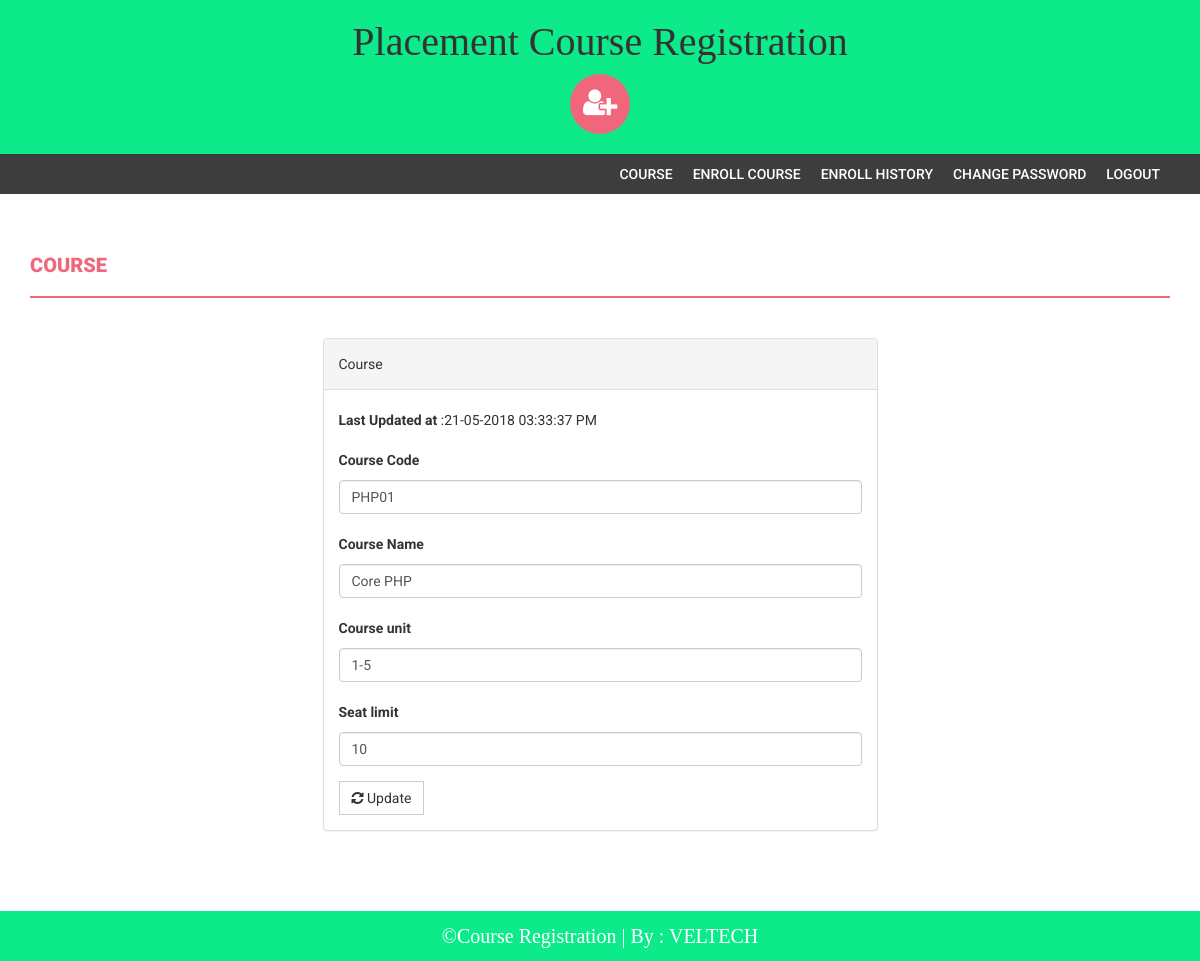
/Training/edit-course.php?id=1 (signed in), run on the app's committed database.
### tables this page shows
CREATE TABLE `course` (
  `id` int(11) NOT NULL,
  `courseCode` varchar(255) DEFAULT NULL,
  `courseName` varchar(255) DEFAULT NULL,
  `courseUnit` varchar(255) DEFAULT NULL,
  `noofSeats` int(11) DEFAULT NULL,
  `creationDate` timestamp NULL DEFAULT CURRENT_TIMESTAMP,
  `updationDate` varchar(255) DEFAULT NULL
);

### Training/edit-course.php (the view, shortened to what this page needs)
<?php
include('includes/config.php');
if(strlen($_SESSION['alogin'])==0)
    {
header('location:index.php');
}
else{
$id=intval($_GET['id']);
?>
<!DOCTYPE html>
<html xmlns="http://www.w3.org/1999/xhtml">
<head>
    <link href="assets/css/bootstrap.css" rel="stylesheet" />
    <link href="assets/css/font-awesome.css" rel="stylesheet" />
    <link href="assets/css/style.css" rel="stylesheet" />
</head>
<body>
<?php include('includes/header.php');?>
<?php if($_SESSION['alogin']!="")
{
 include('includes/menubar.php');
}
 ?>
    <div class="content-wrapper">
        <div class="container">
              <div class="row">
                    <div class="col-md-12">
                        <h1 class="page-head-line">Course  </h1>
                    </div>
                </div>
                <div class="row" >
                  <div class="col-md-3"></div>
                    <div class="col-md-6">
                        <div class="panel panel-default">
                        <div class="panel-heading">
                           Course
                        </div>
                        <div class="panel-body">
                       <form name="dept" method="post">
<?php
$sql=mysqli_query($con,"select * from course where id='$id'");
while($row=mysqli_fetch_array($sql))
{
?>
<p><b>Last Updated at</b> :<?php echo htmlentities($row['updationDate']);?></p>
   <div class="form-group">
    <label for="coursecode">Course Code  </label>
    <input type="text" class="form-control" id="coursecode" name="coursecode" placeholder="Course Code" value="<?php echo htmlentities($row['courseCode']);?>" required />
  </div>
 <div class="form-group">
    <label for="coursename">Course Name  </label>
    <input type="text" class="form-control" id="coursename" name="coursename" placeholder="Course Name" value="<?php echo htmlentities($row['courseName']);?>" required />
  </div>
<div class="form-group">
    <label for="courseunit">Course unit  </label>
    <input type="text" class="form-control" id="courseunit" name="courseunit" placeholder="Course Unit" value="<?php echo htmlentities($row['courseUnit']);?>" required />
  </div>
<div class="form-group">
    <label for="seatlimit">Seat limit  </label>
    <input type="text" class="form-control" id="seatlimit" name="seatlimit" placeholder="Seat limit" value="<?php echo htmlentities($row['noofSeats']);?>" required />
  </div>
<?php } ?>
 <button type="submit" name="submit" class="btn btn-default"><i class=" fa fa-refresh "></i> Update</button>
</form>
                            </div>
                            </div>
                    </div>
                </div>
            </div>
        </div>
  <?php include('includes/footer.php');?>
</body>
</html>
<?php } ?>

### Training/assets/css/style.css (style rules this page uses)
body { font-family: 'Roboto', sans-serif; line-height: 30px; }
.content-wrapper { margin-top: 40px; min-height: 600px; padding-bottom: 60px; }
.page-head-line { font-weight: 900; padding-bottom: 20px; border-bottom: 2px solid #F0677C; text-transform: uppercase; color: #F0677C; font-size: 20px; margin-bottom: 40px; }
.btn { border-radius: 0px; -webkit-border-radius: 0px; -moz-border-radius: 0px; }

### data on the page
course: updationDate "21-05-2018 03:33:37 PM", coursecode "PHP01", coursename "Core PHP", courseunit "1-5", seatlimit "10"
